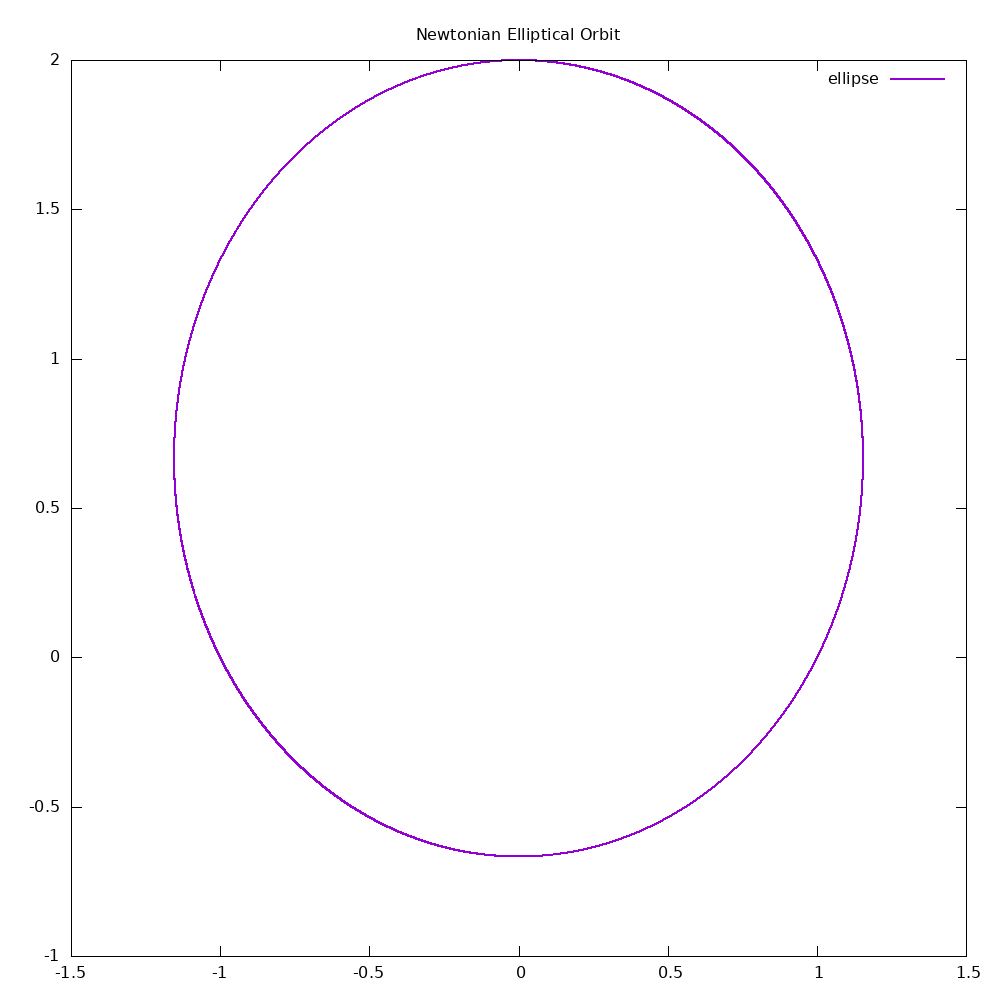

gnuplot code for this plot:
set terminal png size 1000,1000
set output 'ellipse.png'

set title 'Newtonian Elliptical Orbit'
set size square

plot 'orbit_ellipse.txt' using 1:2 \
with lines lw 2 title 'ellipse'
